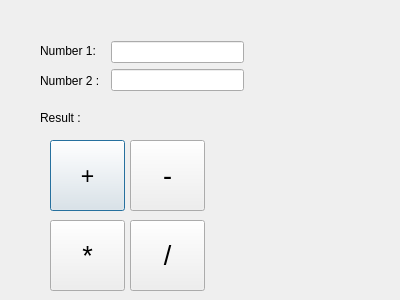
<?xml version="1.0" encoding="UTF-8"?>
<ui version="4.0">
 <class>Dialog</class>
 <widget class="QDialog" name="Dialog">
  <property name="geometry">
   <rect>
    <x>0</x>
    <y>0</y>
    <width>400</width>
    <height>300</height>
   </rect>
  </property>
  <property name="windowTitle">
   <string>Dialog</string>
  </property>
  <widget class="QLabel" name="label">
   <property name="geometry">
    <rect>
     <x>40</x>
     <y>40</y>
     <width>71</width>
     <height>21</height>
    </rect>
   </property>
   <property name="text">
    <string>Number 1: </string>
   </property>
  </widget>
  <widget class="QLabel" name="label_2">
   <property name="geometry">
    <rect>
     <x>40</x>
     <y>70</y>
     <width>71</width>
     <height>21</height>
    </rect>
   </property>
   <property name="text">
    <string>Number 2 :</string>
   </property>
  </widget>
  <widget class="QLineEdit" name="lineEdit">
   <property name="geometry">
    <rect>
     <x>111</x>
     <y>69</y>
     <width>133</width>
     <height>22</height>
    </rect>
   </property>
  </widget>
  <widget class="QLineEdit" name="lineEdit_2">
   <property name="geometry">
    <rect>
     <x>111</x>
     <y>41</y>
     <width>133</width>
     <height>22</height>
    </rect>
   </property>
  </widget>
  <widget class="QPushButton" name="pushButton">
   <property name="geometry">
    <rect>
     <x>50</x>
     <y>140</y>
     <width>75</width>
     <height>71</height>
    </rect>
   </property>
   <property name="font">
    <font>
     <pointsize>17</pointsize>
    </font>
   </property>
   <property name="text">
    <string>+</string>
   </property>
  </widget>
  <widget class="QPushButton" name="pushButton_3">
   <property name="geometry">
    <rect>
     <x>50</x>
     <y>220</y>
     <width>75</width>
     <height>71</height>
    </rect>
   </property>
   <property name="font">
    <font>
     <pointsize>20</pointsize>
    </font>
   </property>
   <property name="text">
    <string>*</string>
   </property>
  </widget>
  <widget class="QPushButton" name="pushButton_4">
   <property name="geometry">
    <rect>
     <x>130</x>
     <y>220</y>
     <width>75</width>
     <height>71</height>
    </rect>
   </property>
   <property name="font">
    <font>
     <pointsize>20</pointsize>
    </font>
   </property>
   <property name="text">
    <string>/</string>
   </property>
  </widget>
  <widget class="QPushButton" name="pushButton_5">
   <property name="geometry">
    <rect>
     <x>130</x>
     <y>140</y>
     <width>75</width>
     <height>71</height>
    </rect>
   </property>
   <property name="font">
    <font>
     <pointsize>20</pointsize>
    </font>
   </property>
   <property name="text">
    <string>-</string>
   </property>
  </widget>
  <widget class="QLabel" name="label_3">
   <property name="geometry">
    <rect>
     <x>40</x>
     <y>110</y>
     <width>49</width>
     <height>16</height>
    </rect>
   </property>
   <property name="text">
    <string>Result :</string>
   </property>
  </widget>
  <widget class="QLabel" name="label_4">
   <property name="geometry">
    <rect>
     <x>120</x>
     <y>110</y>
     <width>49</width>
     <height>16</height>
    </rect>
   </property>
   <property name="text">
    <string/>
   </property>
  </widget>
 </widget>
 <resources/>
 <connections/>
</ui>
